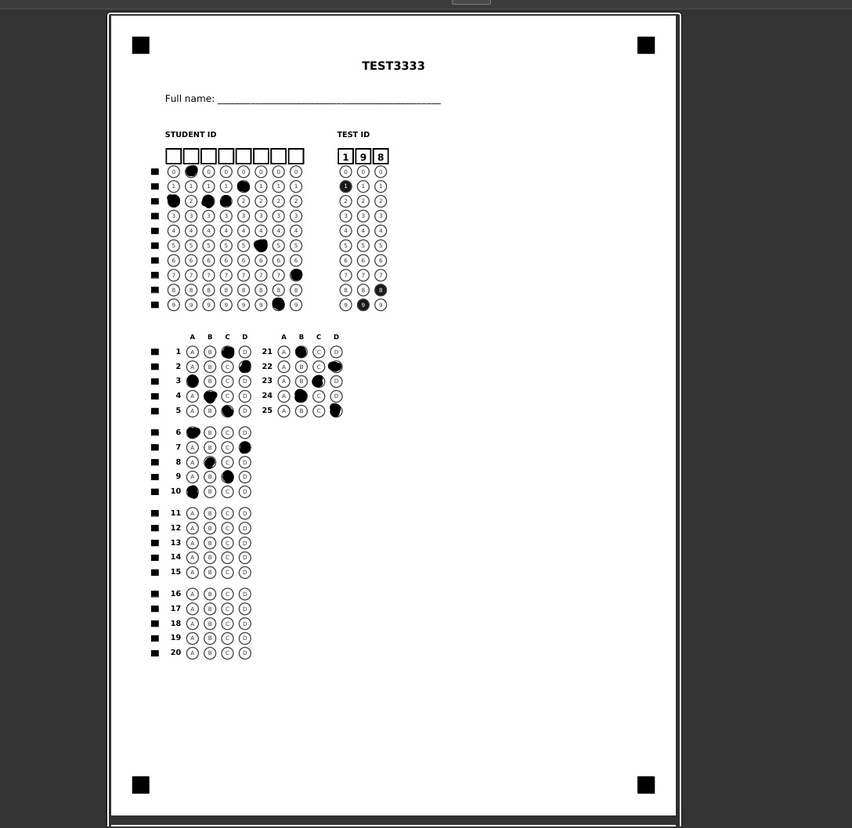
#> input picture api/debug_original_input.jpg, 852 x 828 px, shrunk from 1088 x 1057 before the run
$ python calibrate_omr.py ../debug_original_input.jpg
#> lines starting #> are read from the running program, lines starting #| are printed output that depends on the picture; after the words box and inside, x2 and y2 are one past the last pixel; in counts of white or black regions, pixels touching at a corner belong together
# testgen/api/exam/calibrate_omr.py

import cv2
import numpy as np
from imutils import contours
import imutils
from imutils.perspective import four_point_transform
import sys
import os

def calibrate_omr(image_path, test_name="calibration"):
    """
    Script để visualize và điều chỉnh tham số OMR

    Usage:
        python manage.py shell
        >>> from exam.calibrate_omr import calibrate_omr
        >>> calibrate_omr('path/to/test_image.jpg')
    """
#> called with image_path = '../debug_original_input.jpg', test_name = 'calibration'

 # STEP 1: LOAD IMAGE
    image = cv2.imread(image_path)
#> image is the input picture: shape (828, 852, 3); min 0, max 255, mean 177.3
    if image is None:
        print(f" Cannot read image: {image_path}")
        return

    print(f" Image loaded: {image.shape}")
#|  Image loaded: (828, 852, 3)

 # Create output directory
    output_dir = f"debug_calibration_{test_name}"
    os.makedirs(output_dir, exist_ok=True)


 # STEP 2: PREPROCESSING
    gray = cv2.cvtColor(image, cv2.COLOR_BGR2GRAY)
    blurred = cv2.GaussianBlur(gray, (7, 7), 0)
    edged = cv2.Canny(blurred, 75, 200)
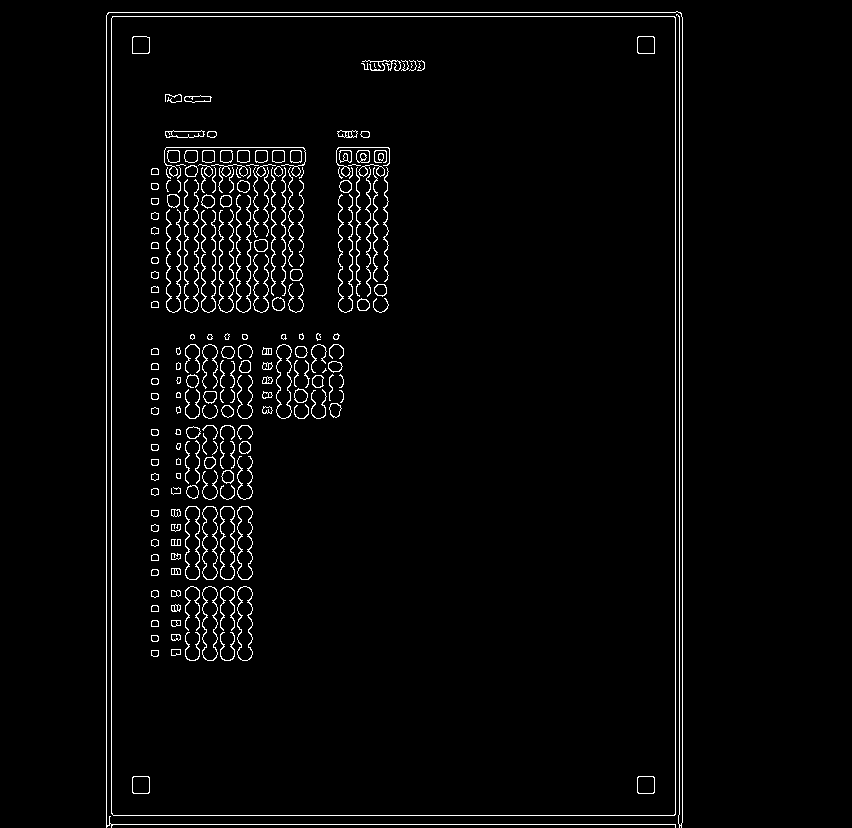
#> edged: shape (828, 852); 2.8% white in thin lines or dots, all inside (x1, y1, x2, y2) = (106, 11, 683, 828)

    cv2.imwrite(f"{output_dir}/01_edged.jpg", edged)
    print(f" Saved: {output_dir}/01_edged.jpg")


 # STEP 3: FIND PAPER CONTOUR
    cnts = cv2.findContours(edged.copy(), cv2.RETR_EXTERNAL, cv2.CHAIN_APPROX_SIMPLE)
#> cnts = 2 contours, 1 with area under 20; largest, box (x1, y1, x2, y2) and area: (111, 16, 676, 816) 450632
    cnts = imutils.grab_contours(cnts)
    cnts = sorted(cnts, key=cv2.contourArea, reverse=True)[:5]

    docCnt = None
    for c in cnts:
        peri = cv2.arcLength(c, True)
        approx = cv2.approxPolyDP(c, 0.02 * peri, True)
        if len(approx) == 4:
            docCnt = approx
            break
#> this loop made 1 pass
#> (peri, docCnt) on pass 1: (2723.1, [[112, 16], [111, 813], [674, 815], [675, 17]])

    if docCnt is None:
        print(" Cannot find paper contour")
        return

 # Draw paper contour
    output = image.copy()
    cv2.drawContours(output, [docCnt], -1, (0, 255, 0), 3)
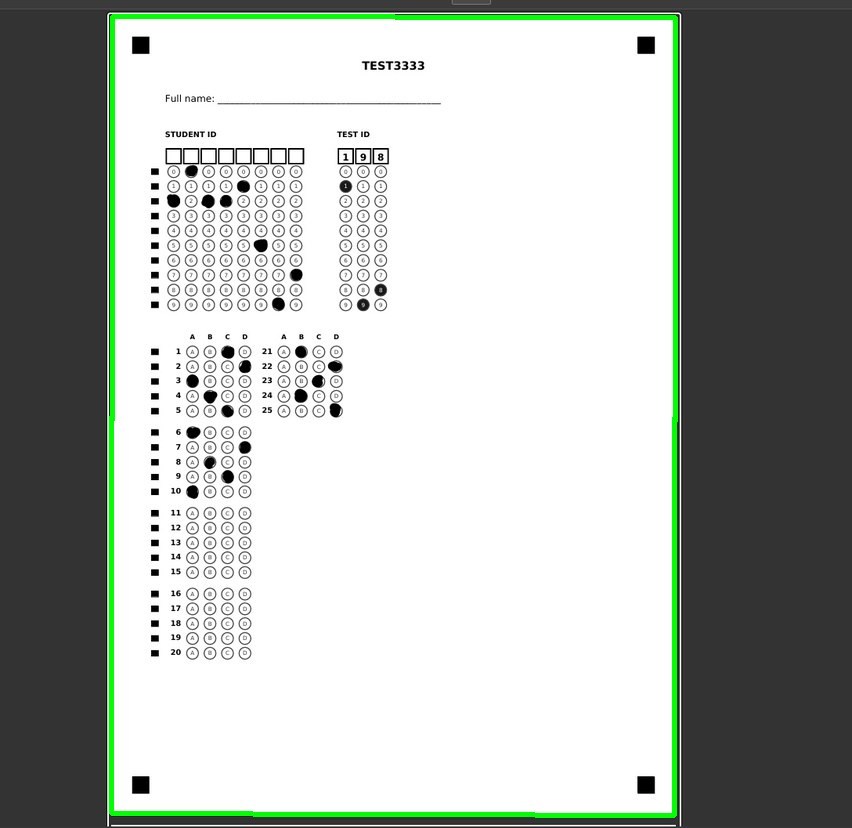
#> output: shape (828, 852, 3); 1.93% of pixels changed, all inside (x1, y1, x2, y2) = (109, 14, 678, 818)
    cv2.imwrite(f"{output_dir}/02_paper_detected.jpg", output)
    print(f" Paper detected: {output_dir}/02_paper_detected.jpg")


 # STEP 4: PERSPECTIVE TRANSFORM
    paper = four_point_transform(image, docCnt.reshape(4, 2))
    warped = four_point_transform(gray, docCnt.reshape(4, 2))
    thresh = cv2.threshold(warped, 0, 255, cv2.THRESH_BINARY_INV | cv2.THRESH_OTSU)[1]
#> thresh: shape (798, 563); 4.5% white; 534 white regions (250 under 20 px), largest, box (x1, y1, x2, y2) and area: (71, 132, 105, 162) 408, (243, 131, 277, 162) 357, (106, 132, 140, 162) 327

    cv2.imwrite(f"{output_dir}/03_warped.jpg", warped)
    cv2.imwrite(f"{output_dir}/04_thresh.jpg", thresh)
    print(f" Warped size: {warped.shape}")
#|  Warped size: (798, 563)


 # STEP 5: DETECT VARIANT CODE REGION
 # ️ ĐIỀU CHỈNH TẠI ĐÂY
    variant_y_min = 100
    variant_y_max = 250
    variant_x_min = 50
    variant_x_max = 250

    variant_region = thresh[variant_y_min:variant_y_max, variant_x_min:variant_x_max]
#> variant_region: shape (150, 200); 18.5% white in thin lines or dots, all inside (x1, y1, x2, y2) = (3, 15, 200, 150)
    cv2.imwrite(f"{output_dir}/05_variant_region.jpg", variant_region)
    print(f" Variant region cropped: Y={variant_y_min}-{variant_y_max}, X={variant_x_min}-{variant_x_max}")

 # Draw variant region on warped
    output_variant = cv2.cvtColor(warped, cv2.COLOR_GRAY2BGR)
    cv2.rectangle(output_variant,
                  (variant_x_min, variant_y_min),
                  (variant_x_max, variant_y_max),
                  (0, 255, 0), 2)
    cv2.putText(output_variant, "VARIANT REGION",
                (variant_x_min, variant_y_min - 10),
                cv2.FONT_HERSHEY_SIMPLEX, 0.5, (0, 255, 0), 2)
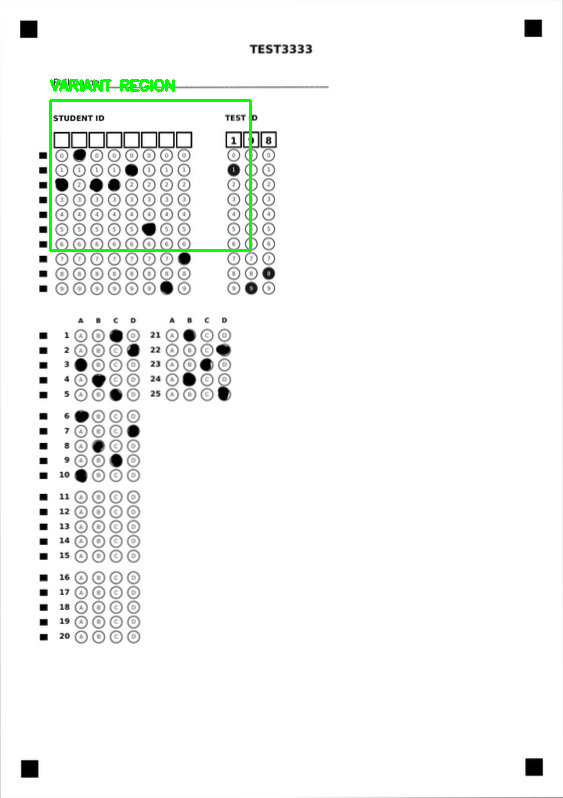
#> output_variant: shape (798, 563, 3); mean B, G, R 244.8, 246.5, 244.8
    cv2.imwrite(f"{output_dir}/05b_variant_region_marked.jpg", output_variant)


 # STEP 6: DETECT VARIANT BUBBLES
    cnts = cv2.findContours(variant_region.copy(), cv2.RETR_EXTERNAL, cv2.CHAIN_APPROX_SIMPLE)
#> cnts = 86 contours, 25 with area under 20; largest, box (x1, y1, x2, y2) and area: (21, 32, 55, 62) 750, (56, 32, 90, 62) 738, (108, 31, 125, 62) 378, (175, 31, 192, 62) 376, (3, 32, 20, 62) 373
    cnts = imutils.grab_contours(cnts)

 # ️ ĐIỀU CHỈNH ASPECT RATIO VÀ SIZE TẠI ĐÂY
    min_bubble_size = 5
    max_bubble_size = 50
    aspect_ratio_min = 0.7
    aspect_ratio_max = 1.3

    variant_bubbles = []
    for c in cnts:
        (x, y, w, h) = cv2.boundingRect(c)
        ar = w / float(h)
        if min_bubble_size <= w <= max_bubble_size and min_bubble_size <= h <= max_bubble_size:
            if aspect_ratio_min <= ar <= aspect_ratio_max:
                variant_bubbles.append((y, c, x, w, h, ar))
#> this loop made 86 passes
#> (x, y, w, h, ar) on passes 1, 2, 4, 5, 6, 7, 8, 9, 10, 11, 12, 13: (12, 145, 1, 1, 1), (28, 143, 3, 3, 1), (195, 138, 5, 12, 0.417), (128, 138, 13, 12, 1.08), (110, 138, 13, 12, 1.08), (93, 138, 13, 12, 1.08), (75, 138, 13, 12, 1.08), (58, 138, 13, 12, 1.08), (40, 138, 13, 12, 1.08), (23, 138, 13, 12, 1.08), (5, 138, 13, 12, 1.08), (177, 137, 13, 13, 1)
#> (c, x, y, w, h, ar) on pass 3: ([[10, 143], [10, 144], [11, 143]], 10, 143, 2, 2, 1)
#> after the loop, variant_bubbles = 63 items

    print(f" Detected {len(variant_bubbles)} variant bubbles")
#|  Detected 63 variant bubbles

 # Draw all detected bubbles
    output_bubbles = cv2.cvtColor(variant_region, cv2.COLOR_GRAY2BGR)
    for (y, bubble, x, w, h, ar) in variant_bubbles:
        cv2.drawContours(output_bubbles, [bubble], -1, (0, 0, 255), 2)
        cv2.putText(output_bubbles, f"{ar:.2f}", (x, y - 5),
                    cv2.FONT_HERSHEY_SIMPLEX, 0.3, (255, 0, 0), 1)
#> this loop made 63 passes
#> (y, x, w, h, ar) on passes 1 to 12: (138, 128, 13, 12, 1.08), (138, 110, 13, 12, 1.08), (138, 93, 13, 12, 1.08), (138, 75, 13, 12, 1.08), (138, 58, 13, 12, 1.08), (138, 40, 13, 12, 1.08), (138, 23, 13, 12, 1.08), (138, 5, 13, 12, 1.08), (137, 177, 13, 13, 1), (123, 177, 13, 13, 1), (123, 128, 13, 13, 1), (123, 110, 13, 13, 1)
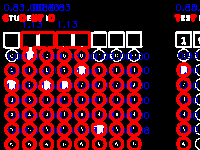
#> output_bubbles: shape (150, 200, 3); mean B, G, R 31, 16.1, 86.2
    cv2.imwrite(f"{output_dir}/06_variant_bubbles.jpg", output_bubbles)


 # STEP 7: DETECT 3 COLUMNS
 # ️ ĐIỀU CHỈNH COLUMN WIDTH TẠI ĐÂY
    column_width = 60

    for digit_index in range(3):
        x_start = digit_index * column_width
        x_end = x_start + 50

        digit_region = variant_region[:, x_start:x_end]

 # Find bubbles in this column
        cnts = cv2.findContours(digit_region.copy(), cv2.RETR_EXTERNAL, cv2.CHAIN_APPROX_SIMPLE)
        cnts = imutils.grab_contours(cnts)

        digit_bubbles = []
        for c in cnts:
            (x, y, w, h) = cv2.boundingRect(c)
            ar = w / float(h)
            if min_bubble_size <= w <= max_bubble_size and min_bubble_size <= h <= max_bubble_size:
                if aspect_ratio_min <= ar <= aspect_ratio_max:
                    digit_bubbles.append((y, c))

        digit_bubbles = sorted(digit_bubbles, key=lambda b: b[0])

        print(f"  Column {digit_index + 1}: {len(digit_bubbles)} bubbles")

 # Draw column boundaries
        output_columns = cv2.cvtColor(digit_region, cv2.COLOR_GRAY2BGR)
        for idx, (y, bubble) in enumerate(digit_bubbles):
            cv2.drawContours(output_columns, [bubble], -1, (0, 255, 0), 2)
            cv2.putText(output_columns, str(idx),
                        (5, y + 10),
                        cv2.FONT_HERSHEY_SIMPLEX, 0.4, (255, 0, 0), 1)
        cv2.imwrite(f"{output_dir}/07_column_{digit_index+1}.jpg", output_columns)
#> digit_region: shape (150, 50); 8.5% white in thin lines or dots, all inside (x1, y1, x2, y2) = (0, 31, 23, 150)
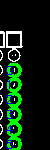
#> output_columns: shape (150, 50, 3); mean B, G, R 16.1, 35.2, 12.1


 # STEP 8: DETECT QUESTION BUBBLES
 # ️ ĐIỀU CHỈNH Y RANGE TẠI ĐÂY
    question_y_min = 250
    question_y_max = warped.shape[0] - 100
#> question_y_max = 698

    cnts = cv2.findContours(thresh.copy(), cv2.RETR_EXTERNAL, cv2.CHAIN_APPROX_SIMPLE)
#> cnts = 320 contours, 70 with area under 20; largest, box (x1, y1, x2, y2) and area: (243, 131, 277, 162) 764, (71, 132, 105, 162) 750, (106, 132, 140, 162) 738, (158, 131, 175, 162) 378, (225, 131, 242, 162) 376
    cnts = imutils.grab_contours(cnts)

 # ️ ĐIỀU CHỈNH BUBBLE CRITERIA TẠI ĐÂY
    question_min_size = 8
    question_aspect_min = 0.4
    question_aspect_max = 1.6

    questionCnts = []
    for c in cnts:
        (x, y, w, h) = cv2.boundingRect(c)
        ar = w / float(h)
        if w >= question_min_size and h >= question_min_size:
            if question_aspect_min <= ar <= question_aspect_max:
                if question_y_min <= y <= question_y_max:
                    questionCnts.append(c)
#> this loop made 320 passes
#> (x, y, w, h, ar) on passes 2 to 4: (21, 760, 18, 18, 1), (525, 758, 18, 18, 1), (40, 634, 8, 7, 1.14)

    print(f" Detected {len(questionCnts)} question bubbles")
#|  Detected 131 question bubbles

 # Draw question region
    output_questions = cv2.cvtColor(warped, cv2.COLOR_GRAY2BGR)
    cv2.rectangle(output_questions,
                  (0, question_y_min),
                  (warped.shape[1], question_y_max),
                  (255, 0, 0), 2)
    cv2.putText(output_questions, "QUESTION REGION",
                (10, question_y_min - 10),
                cv2.FONT_HERSHEY_SIMPLEX, 0.5, (255, 0, 0), 2)

    for c in questionCnts:
        cv2.drawContours(output_questions, [c], -1, (0, 0, 255), 2)
#> this loop made 131 passes
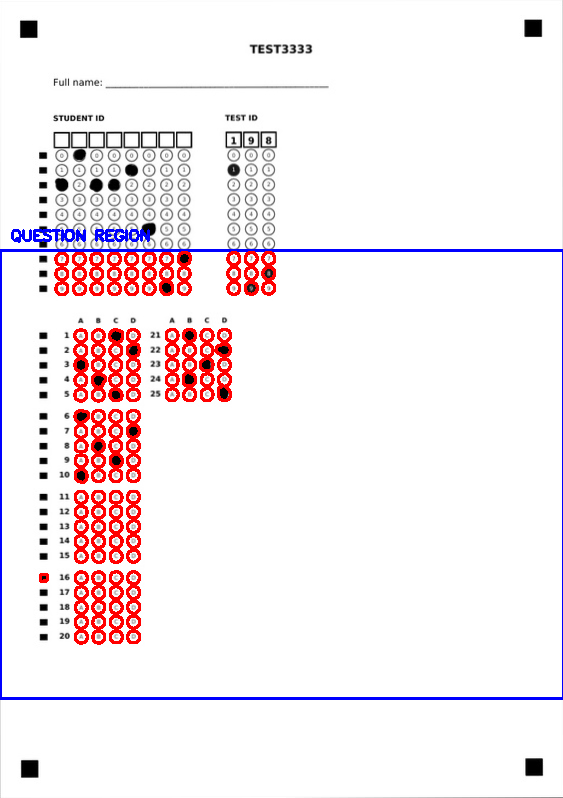
#> output_questions: shape (798, 563, 3); mean B, G, R 239.4, 236.1, 245.9

    cv2.imwrite(f"{output_dir}/08_question_bubbles.jpg", output_questions)


 # STEP 9: ANALYZE FILLED BUBBLES
 # ️ ĐIỀU CHỈNH THRESHOLD TẠI ĐÂY
    filled_threshold = 100

    questionCnts = contours.sort_contours(questionCnts, method="top-to-bottom")[0]

    filled_counts = []
    for c in questionCnts[:20]:  # Test first 20 bubbles
        mask = np.zeros(thresh.shape, dtype="uint8")
        cv2.drawContours(mask, [c], -1, 255, -1)
        mask = cv2.bitwise_and(thresh, thresh, mask=mask)
        total = cv2.countNonZero(mask)
        filled_counts.append(total)
#> this loop made 20 passes
#> pass 1, in calibrate_omr, `mask = cv2.bitwise_and(thresh, thresh, mask=mask)`:
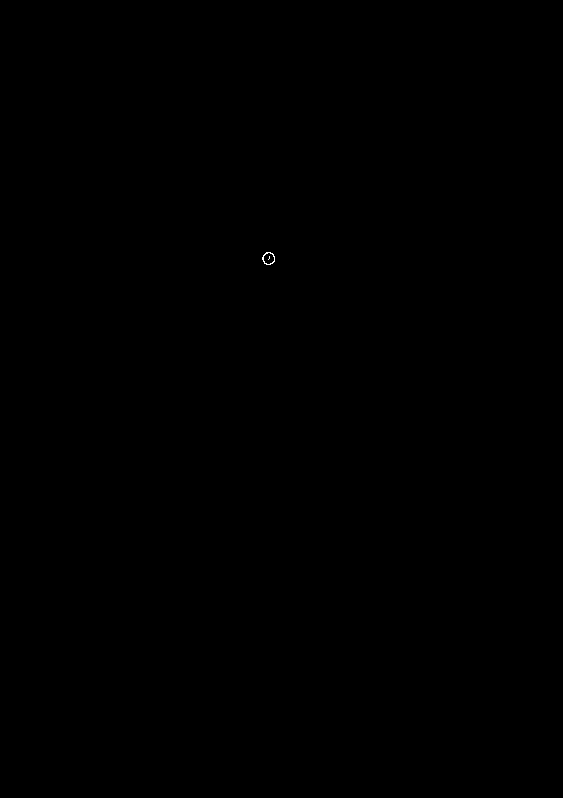
#> mask: shape (798, 563); 0.01% white in thin lines or dots, all inside (x1, y1, x2, y2) = (262, 252, 275, 265)
#> after the loop: mask: shape (798, 563); 0.01% white in thin lines or dots, all inside (x1, y1, x2, y2) = (90, 267, 103, 280)

    if filled_counts:
        print(f"\n Filled Bubble Analysis (first 20):")
        print(f"  Min: {min(filled_counts)}")
#|   Min: 48
        print(f"  Max: {max(filled_counts)}")
#|   Max: 211
        print(f"  Mean: {np.mean(filled_counts):.2f}")
#|   Mean: 69.20
        print(f"  Median: {np.median(filled_counts):.2f}")
#|   Median: 54.00
        print(f"  Current threshold: {filled_threshold}")
        print(f"  ️ Filled bubbles should be > {filled_threshold}")
        print(f"  ️ Empty bubbles should be < {filled_threshold}")


 # SUMMARY
    print(f"\n" + "="*60)
    print(f" CALIBRATION SUMMARY")
    print(f"="*60)
    print(f" All debug images saved to: {output_dir}/")
    print(f"\n CURRENT PARAMETERS:")
    print(f"  Variant Region:")
    print(f"    Y: {variant_y_min}-{variant_y_max}")
    print(f"    X: {variant_x_min}-{variant_x_max}")
    print(f"  Variant Bubbles:")
    print(f"    Size: {min_bubble_size}-{max_bubble_size}px")
    print(f"    Aspect Ratio: {aspect_ratio_min}-{aspect_ratio_max}")
    print(f"    Column Width: {column_width}px")
    print(f"  Question Bubbles:")
    print(f"    Y Range: {question_y_min}-{question_y_max}")
#|     Y Range: 250-698
    print(f"    Min Size: {question_min_size}px")
    print(f"    Aspect Ratio: {question_aspect_min}-{question_aspect_max}")
    print(f"    Filled Threshold: {filled_threshold}")
    print(f"\n HOW TO ADJUST:")
    print(f"  1. Open images in {output_dir}/")
    print(f"  2. Check 05b_variant_region_marked.jpg - variant region correct?")
    print(f"  3. Check 06_variant_bubbles.jpg - all 30 bubbles detected?")
    print(f"  4. Check 07_column_*.jpg - 10 bubbles per column?")
    print(f"  5. Check 08_question_bubbles.jpg - all answer bubbles detected?")
    print(f"  6. Adjust parameters in calibrate_omr.py and re-run")
    print(f"="*60)

    return output_dir


if __name__ == "__main__":
    if len(sys.argv) < 2:
        print("Usage: python calibrate_omr.py <image_path>")
        sys.exit(1)

    calibrate_omr(sys.argv[1])
